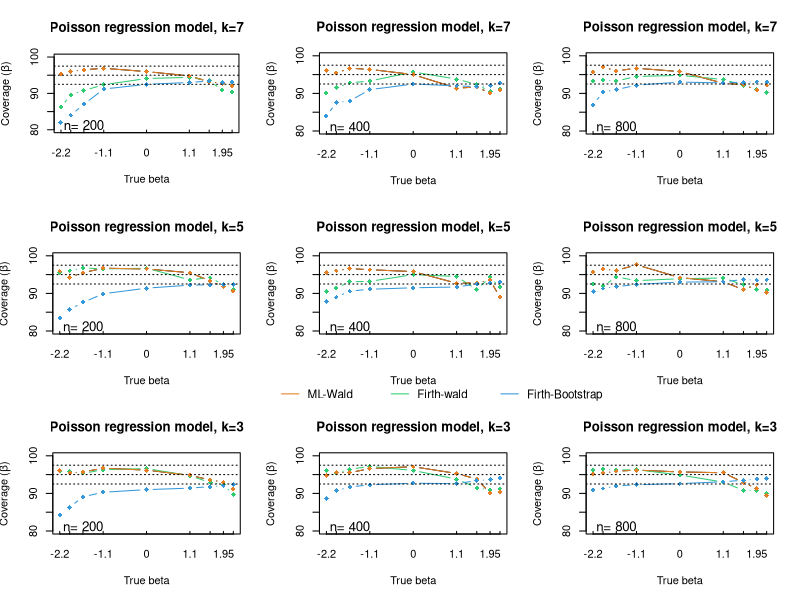

The R source for this figure:
layout(matrix(c(1, 2, 3, 4, 5, 6, 7, 8, 9), ncol = 3))
margin <- c(5, 4, 4, 2)  # Adjust margins

# Define x values
x <- c(-log(9), -log(7), -log(5), -log(3), 0, log(3), log(5), log(7), log(9))

# Define the data for different scenarios
# Define the data for different scenarios
cov_data <- list(
     cov.200.k7 = c(0.954,0.96,0.965,0.969,0.96,0.948,0.932,0.927,0.92 ) * 100,
     cov.400.k7 = c(0.961,0.954,0.967,0.964,0.95,0.914,0.917,0.901,0.908 ) * 100,
     cov.800.k7=c(0.956,0.97,0.96,0.967,0.958,0.927,0.923,0.909,0.922 )*100,

     cov.200.k5=c(0.959,0.943,0.955,0.967,0.965,0.955,0.933,0.918,0.906 )*100,
     cov.400.k5<-c(0.955,0.96,0.966,0.963,0.958,0.927,0.928,0.935,0.89 )*100,
     cov.800.k5<-c(0.956,0.965,0.961,0.976,0.942,0.931,0.91,0.923,0.902 )*100,

     cov.200.k3<-c(0.961,0.954,0.957,0.967,0.962,0.948,0.936,0.93,0.912)*100,
     cov.400.k3<-c(0.947,0.956,0.955,0.966,0.971,0.953,0.938,0.901,0.904 )*100,
     cov.800.k3<-c(0.951,0.954,0.959,0.962,0.957,0.955,0.929,0.913,0.895)*100
)

cov_firth_data <- list(
     cov.200.firth.k7=c(0.862,0.896,0.908,0.924,0.941,0.944,0.935,0.909,0.904 )* 100,
     cov.400.firth.k7=c(0.901,0.915,0.928,0.933,0.957,0.938,0.924,0.905,0.911 ) * 100,
     cov.800.firth.k7=c(0.933,0.936,0.933,0.945,0.948,0.937,0.922,0.91,0.902  )*100,

     cov.200.firth.k5=c(0.955,0.96,0.968,0.965,0.967,0.936,0.942,0.923,0.91)*100,
     cov.400.firth.k5<-c(0.906,0.914,0.931,0.932,0.95,0.945,0.91,0.943,0.916 )*100,
     cov.800.firth.k5<-c(0.925,0.919,0.944,0.934,0.939,0.941,0.923,0.911,0.909 )*100,

     cov.200.firth.k3<-c(0.96,0.959,0.953,0.963,0.966,0.947,0.929,0.923,0.897 )*100,
     cov.400.firth.k3<-c(0.96,0.954,0.964,0.972,0.961,0.938,0.915,0.909,0.913  )*100,
     cov.800.firth.k3<-c(0.962,0.965,0.962,0.963,0.949,0.93,0.908,0.908,0.9 )*100
)

cov_boots_data <- list(
     cov.200.boots.k7=c(0.82,0.84,0.87,0.912,0.925,0.93,0.934,0.93,0.932 )* 100,
     cov.400.boots.k7=c(0.84,0.875,0.88,0.91,0.925,0.92,0.918,0.921,0.928 ) * 100,
     cov.800.boots.k7=c(0.87,0.903,0.91,0.922,0.93,0.928,0.93,0.931,0.93  )*100,
     
     cov.200.boots.k5=c(0.835,0.857,0.876,0.899,0.914,0.922,0.923,0.924,0.924)*100,
     cov.400.boots.k5<-c(0.879,0.89,0.906,0.911,0.915,0.917,0.925,0.928,0.931 )*100,
     cov.800.boots.k5<-c(0.905,0.913,0.918,0.924,0.93,0.931,0.937,0.935,0.936 )*100,
     
     cov.200.boots.k3<-c(0.842,0.863,0.891,0.903,0.91,0.914,0.918,0.92,0.923 )*100,
     cov.400.boots.k3<-c(0.887,0.907,0.917,0.923,0.927,0.926,0.934,0.937,0.941  )*100,
     cov.800.boots.k3<-c(0.908,0.913,0.92,0.923,0.926,0.931,0.935,0.938,0.94 )*100
     
)



# Define main titles for each scenario
main_titles <- c(
     "Poisson regression model, k=7", "Poisson regression model, k=7",
     "Poisson regression model, k=7",
     "Poisson regression model, k=5", "Poisson regression model, k=5",
     "Poisson regression model, k=5",
     "Poisson regression model, k=3", "Poisson regression model, k=3",
     "Poisson regression model, k=3"
)

# Set custom colors
ml_color<-"#E67E22"
firth_color<-"#2ECC71"
boots_color<-"#3498DB"


# Set the layout for a 3x3 grid
par(mfrow = c(3, 3))

# Custom x-axis labels
custom_labels <- c(-log(9), -log(7), -log(5), -log(3), 0, log(3), log(5), log(7), log(9))
# Define n values
n_values <- c(200, 400, 800,200, 400, 800,200, 400, 800)
# Loop through the scenarios
for (i in 1:9) {
     # Create a new plot
     plot(x, cov_data[[i]], xaxt = 'n',type = "b", pch = 18,
          ylab = expression(paste("Coverage (", beta, ")")), xlab = "True beta", ylim = c(80, 100),
          main = main_titles[i])

     # Add lines
     lines(x, cov_firth_data[[i]], type = "b", col = firth_color, pch = 18)
     lines(x, cov_data[[i]], type = "b", col = ml_color, pch = 18)
     lines(x, cov_boots_data[[i]], type = "b", col = boots_color, pch = 18)
     abline(h = 95, lty = 3, col = "black")
     abline(h = 92.5, lty = 3, col = "black")
     abline(h = 97.5, lty = 3, col = "black")


     # Add x-axis labels without ticks or labels
     axis(side = 1, at = custom_labels,  labels = round(custom_labels,2), tcl = 0.2)
     # Add n value in the bottom left corner
     mtext(paste("n=", n_values[i]), side = 1, at = -log(5), line = -1, cex = 0.8)
     # Adjust the margin
     par(mar = margin)
}

# Reset the layout to default
par(mfrow = c(1, 1))

# Create the common legend below the 3x3 grid
legend("bottom", legend = c("ML-Wald", "Firth-wald", "Firth-Bootstrap"),
       col = c(ml_color, firth_color, boots_color), lty = c(1, 1, 1), cex = 0.7, horiz = TRUE, bty = "n")
